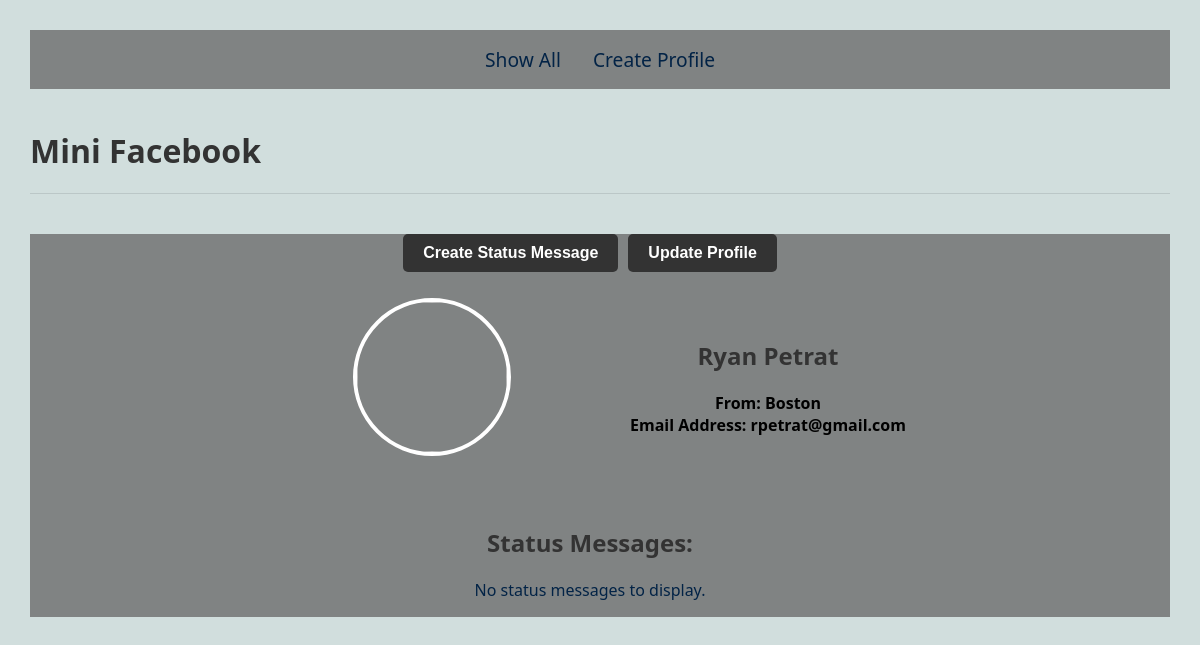
Before: /mini_fb/profile/1 with the older database file.
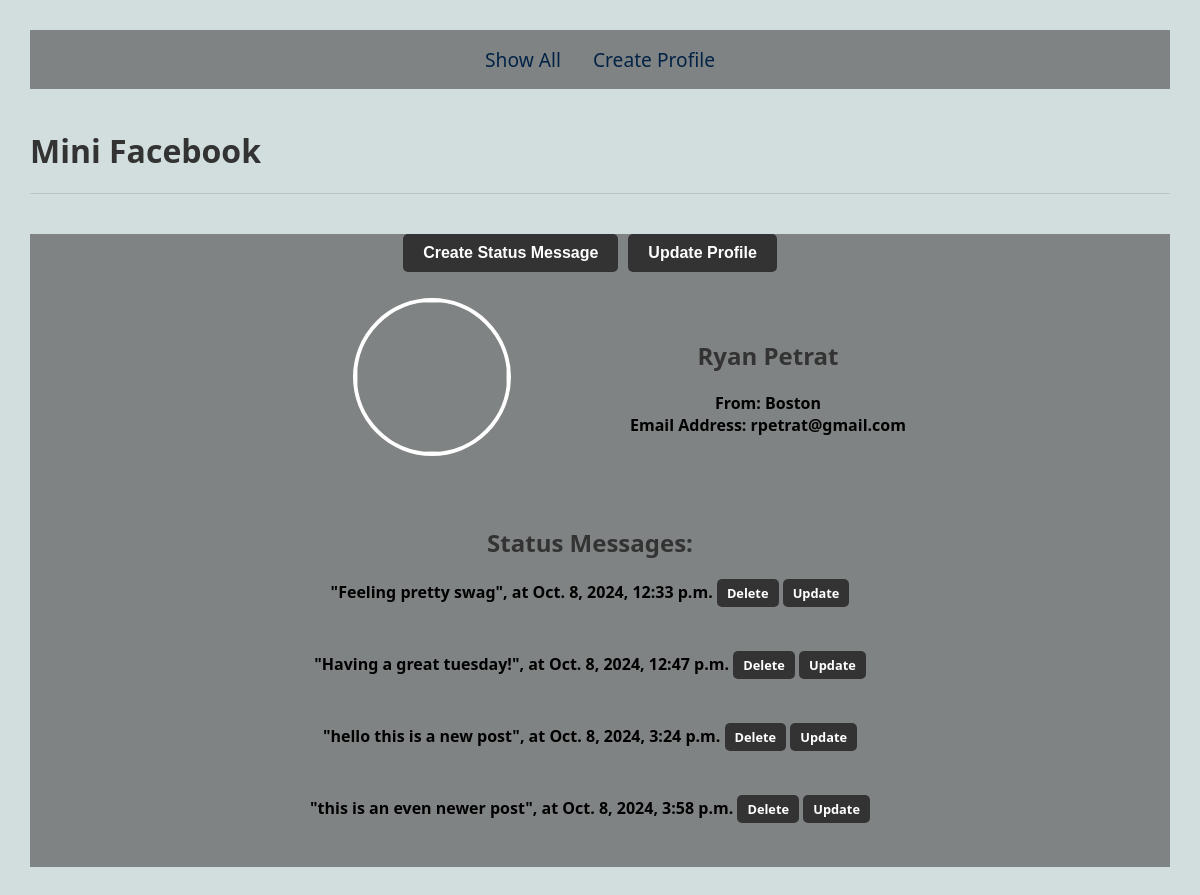
After: the same page with the newer database file.
### mini_fb/models.py (models this page shows, shortened)
class Profile(models.Model):
    firstName = models.CharField(max_length=100, blank=False)
    lastName = models.CharField(max_length=100, blank=False)
    city = models.CharField(max_length=100, blank=False)
    emailAddr = models.CharField(max_length=100, blank=False)
    ProfileImg = models.URLField(blank=True)
    def get_statusMessages(self):
        statusMessages = StatusMessage.objects.filter(profile=self)
        return statusMessages

class StatusMessage(models.Model):
    profile = models.ForeignKey("Profile", on_delete=models.CASCADE)
    message = models.TextField(blank=False)
    timestamp = models.DateTimeField(auto_now=True)
    def get_images(self):
        return Image.objects.filter(status_message=self)

### mini_fb/views.py (the view)
# urls.py: path('profile/<int:pk>', ProfilePageView.as_view(), name='profile'),
class ProfilePageView(DetailView):
    model = Profile
    template_name = 'mini_fb/show_profile.html'
    context_object_name = 'profile'

### mini_fb/templates/mini_fb/show_profile.html (shortened to what this page needs)
{% extends 'mini_fb/base.html' %}
{% block content %}
<main class="grid-container">
    <div style="display: flex; justify-content: center; gap: 10px;">
        <form action="{% url 'create_status' profile.pk %}" method="get">
            <button type="submit" class="button">Create Status Message</button>
        </form>
        <form action="{% url 'update_profile' profile.pk %}" method="get">
            <button type="submit" class="button">Update Profile</button>
        </form>
    </div>
    <article class="featured">
        <img class="profile-img" src="{{ profile.ProfileImg }}" alt="{{ profile.image_url }}">
        <div>
            <h2>{{ profile.firstName }} {{ profile.lastName }}</h2>
            <strong>From: {{ profile.city }}</strong><br>
            <strong>Email Address: {{ profile.emailAddr }}</strong>
        </div>
    </article>
    <div>
        <h2>Status Messages:</h2>
        {% for p in profile.get_statusMessages %}
        <article>
            <div>
                <strong>"{{ p.message }}", at {{ p.timestamp }}</strong>
                <a class="button" href="{% url 'delete_status' p.pk %}" style="font-size: 0.8em; padding: 5px 10px;">Delete</a>
                <a class="button" href="{% url 'update_status' p.pk %}" style="font-size: 0.8em; padding: 5px 10px;">Update</a>
            </div><br><br>
        </article>
        {% empty %}
        <p>No status messages to display.</p>
        {% endfor %}
    </div>
</main>
{% endblock %}

### mini_fb/templates/mini_fb/base.html (shortened to what this page needs)
{% load static %}
<html>
    <head>
        <link rel="stylesheet" href="/static/hw6Styles.css">
    </head>
    <body>
        <nav class="navbar">
            <ul class="navbar-nav">
                <li class="nav-item"><a href="/mini_fb">Show All</a></li>
                <li class="nav-item"><a href="/mini_fb/create_profile">Create Profile</a></li>
            </ul>
        </nav>
        <header>
            <h1>Mini Facebook</h1>
        </header>
    {% block content %}
    {% endblock %}
    </body>
</html>

### static/hw6Styles.css (style rules this page uses)
body { margin: 30px; background: #d1dedd; font-family:'Segoe UI', Tahoma, Geneva, Verdana, sans-serif; }
ul, li { padding: 0px; list-style-type: none; }
h1, h2, h3 { color: #333333; }
header { max-width: 1200px; margin: 40px auto; border-bottom: 1px solid #bbc7c7; }
.grid-container { background: #808383; display: grid; grid-template-columns: repeat(1, 1fr); grid-gap: 10px; max-width: 1500px; margin: 20px auto; text-align: center; }
article.featured { grid-column: span 3; display: grid; gap: 60px; grid-template-columns: 1fr 1fr; align-items: center; border-bottom: 1px #bbc7c7; padding-bottom: 40px; margin: 0 auto; }
.profile-img { width: 150px; height: 150px; object-fit: cover; border: 4px solid #fff; border-radius: 50%; display: block; margin: 0 auto; }
nav li { display: inline; }
.navbar { background-color: #808383; padding: 1rem; }
.navbar-nav { list-style: none; padding: 0; margin: 0; display: flex; justify-content: center; }
.nav-item { margin: 0 1rem; }
.nav-item a { text-decoration: none; color: #022346; font-size: 1.2rem; }
.button { display: inline-block; background-color: #333333; color: white; padding: 10px 20px; font-size: 16px; font-weight: bold; text-align: center; text-decoration: none; border-radius: 5px; border: none; cursor: pointer; transition: background-color 0.3s ease; }

Changed rows visible on the page:
added StatusMessage: message "Feeling pretty swag", timestamp "Oct. 8, 2024, 12:33 p.m."
added StatusMessage: message "Having a great tuesday!", timestamp "Oct. 8, 2024, 12:47 p.m."
added StatusMessage: message "hello this is a new post", timestamp "Oct. 8, 2024, 3:24 p.m."
added StatusMessage: message "this is an even newer post", timestamp "Oct. 8, 2024, 3:58 p.m."
Other visible differences:
text no longer shown: "No status messages to display."
